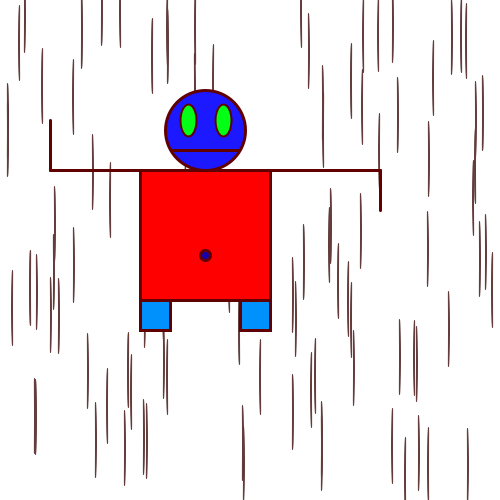
Frame 1 (no input)
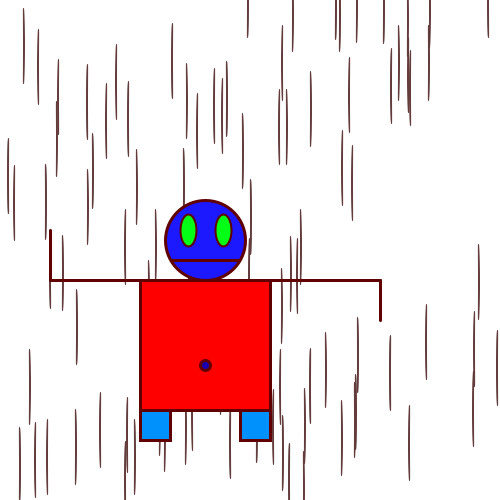
Frame 60 (the mouse pressed at the canvas centre just before this capture)
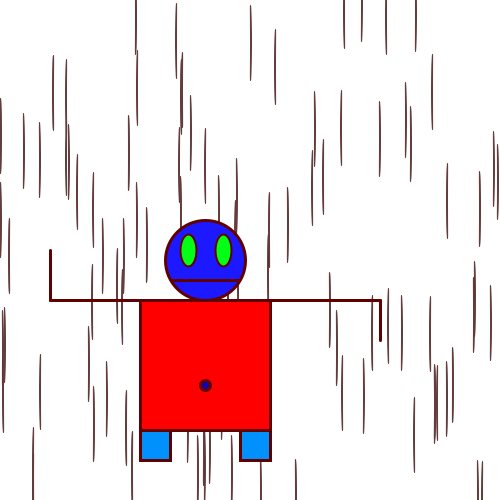
Frame 120 (the mouse held since frame 60 and released just before this capture)

The Processing sketch that drew these frames (run headless with seeded random() and noise(); from frame 60 on, the mouse is pressed at the canvas centre):

// Processing sketch: processing_128779
// ── processing_128779.pde

int monsterX;
int monsterY;
int richting; 
int teller;
boolean test;

float i=50;

int y;
int spatie;
int stop;
int breedte;
int hoogte;
 

void setup(){
size(500,500);
monsterX = 100;
monsterY = 100;
richting = 10;
teller = 0;
test = true;
spatie = 10;
stop = height;
breedte = 10;
}

void draw(){
background(255,255,255);
strokeWeight(2);
stroke(200,50,50);
ellipseMode(CENTER);
background(255);

loopRegen(); 
updateX();
moveRand();
tekenMonster();
}


void loopRegen() {

 
  fill(100, 30, 20);
 
  if (test == true) {
    fill(0);
  }
  else if (test == false) {
    fill(55, 0, 0);
  }
  strokeWeight(1);
      for(int i=0; i < 100; i ++){
    stroke(100,60,60);
  ellipse(random(0,500),random(0,500),1,75);
    
   }
  while (i > 500) { i = 0; }
   
  strokeWeight(3);
 
 stroke(96, 0, 0);
}

void updateX() {

monsterY = monsterY + richting;
}

void moveRand () {
 
  if(monsterY > 450 || monsterY <-60){
    richting= -richting;
    teller = teller+1;
  }
   
  if(teller == 10){
teller=0;
test =!test;

  }
}

void tekenMonster (){

//hoofd
fill(28,24,255);
ellipse (monsterX+105, monsterY+20, 80, 80);

//buik
 if( test == true){
   fill(255,0,0);
 }
 else {
   fill (0,255,0);
 }
//fill (67,192,247);
rect(monsterX+40,monsterY+60,130,130);

//voeten
fill (0,145,252);
rect(monsterX+40,monsterY+190,30,30);
rect(monsterX+140,monsterY+190,30,30);

//armen, mond en navel

 if( test == true){
   fill(255,0.0);
 }
 else {
   fill (0,255,0);
 }
   
line (monsterX-50,monsterY+60,monsterX+280,monsterY+60);
line (monsterX-50,monsterY+60,monsterX-50,monsterY+10);
line (monsterX+280,monsterY+60,monsterX+280,monsterY+100);
fill(22,0,175);
ellipse (monsterX+105,monsterY+145,10,10);
strokeWeight(3);
line(monsterX+71, monsterY+40, monsterX+139, monsterY+40);

// ogen
fill (3,255,21);
strokeWeight(2);
ellipse (monsterX+123,monsterY+10,16,32);
ellipse (monsterX+88,monsterY+10,16,32);
println(teller);
}
